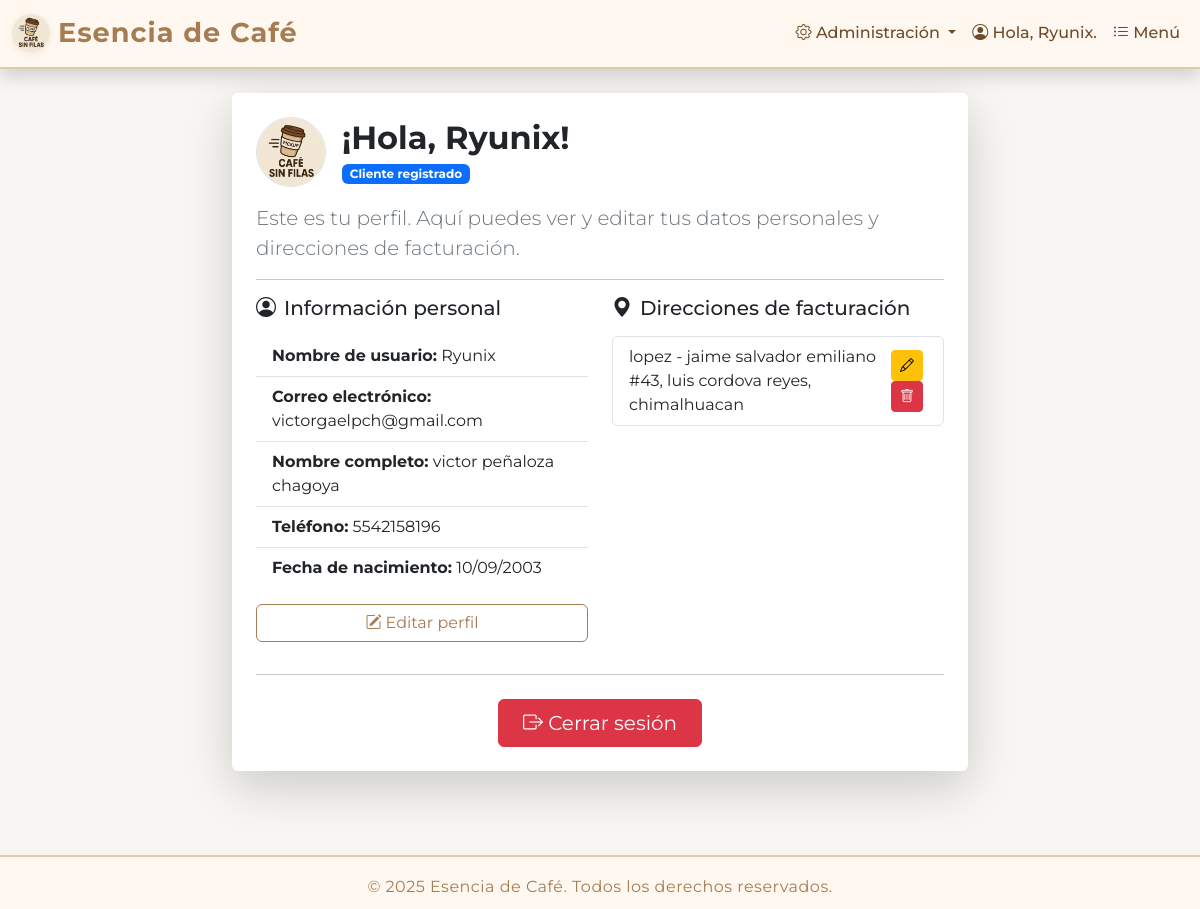
The page /perfil/ (signed in) on the database its author committed.
### pedido/models.py (models this page shows, shortened)
class PerfilUsuario(models.Model):
    user = models.OneToOneField(
        User, on_delete=models.CASCADE, related_name='perfil')
    nombre_usuario = models.CharField(max_length=50, default='')
    apellido_pat_usuario = models.CharField(max_length=50)
    apellido_mat_usuario = models.CharField(max_length=50)
    estado_cuenta_usuario = models.CharField(max_length=20)
    estado_notificaciones = models.BooleanField(default=True)
    telefono = models.CharField(max_length=15)
    fecha_registro = models.DateTimeField(auto_now_add=True)
    fecha_nacimiento = models.DateField(null=True, blank=True)
    puntos = models.PositiveIntegerField(default=0)
    id_gestor_pagos_online = models.CharField(
        max_length=100, blank=True)

### perfil/models.py (models this page shows)
class DireccionFacturacion(models.Model):
    usuario = models.ForeignKey(
        User, on_delete=models.CASCADE, related_name='direcciones_facturacion')
    razon_social = models.CharField("Razón social", max_length=100)
    rfc = models.CharField("RFC", max_length=13)
    calle = models.CharField("Calle", max_length=100)
    numero_exterior = models.CharField("Número exterior", max_length=10)
    numero_interior = models.CharField(
        "Número interior", max_length=10, blank=True, null=True)
    colonia = models.CharField(max_length=50)
    municipio = models.CharField(max_length=50)
    estado = models.CharField(max_length=50)
    pais = models.CharField(max_length=50, default='México')
    cp = models.CharField("Código Postal", max_length=10)
    telefono_facturacion = models.CharField(
        "Teléfono de facturación", max_length=15)
    def __str__(self):
        return f'{self.razon_social} - {self.calle} #{self.numero_exterior}, {self.colonia}, {self.municipio}'

### perfil/views.py (the view)
# urls.py: path('perfil/', views.ver_perfil, name='ver_perfil'),
@login_required
def ver_perfil(request):
    direcciones = request.user.direcciones_facturacion.all()
    perfil = request.user.perfil
    return render(request, 'perfil/perfil.html', {
        'perfil': perfil,
        'direcciones': direcciones
    })

### SisWebCafe/context_processors.py (called while the page is built)
def es_gerente(request):
    if request.user.is_authenticated:
        return {'es_gerente': request.user.groups.filter(name='Gerente').exists()}
    return {'es_gerente': False}

### templates/perfil/perfil.html (shortened to what this page needs)
{% extends "Principal/base.html" %}
{% load static %}
{% block content %}
<div class="row justify-content-center">
  <div class="col-lg-8">
    <div class="bg-white p-4 rounded shadow-lg mb-4">
      <div class="d-flex align-items-center mb-3">
        <img src="{% static 'img/logo.jpg' %}" alt="Avatar" width="70" height="70" class="rounded-circle me-3 border" style="object-fit:cover;">
        <div class="text-start">
          <h2 class="fw-bold text-dark mb-1">¡Hola, {{ user.username }}!</h2>
          <span class="badge bg-primary text-white">Cliente registrado</span>
        </div>
      </div>
      <p class="lead text-secondary mb-3">
        Este es tu perfil. Aquí puedes ver y editar tus datos personales y direcciones de facturación.
      </p>
      <hr>
      <div class="row">
        <div class="col-md-6 mb-3">
          <h5 class="text-dark mb-3"><i class="bi bi-person-circle me-2"></i>Información personal</h5>
          <ul class="list-group list-group-flush">
            <li class="list-group-item"><strong>Nombre de usuario:</strong> {{ user.username }}</li>
            <li class="list-group-item"><strong>Correo electrónico:</strong> {{ user.email }}</li>
            <li class="list-group-item">
              <strong>Nombre completo:</strong>
              {{ perfil.nombre_usuario }} {{ perfil.apellido_pat_usuario }} {{ perfil.apellido_mat_usuario }}
            </li>
            <li class="list-group-item"><strong>Teléfono:</strong> {{ perfil.telefono }}</li>
            <li class="list-group-item"><strong>Fecha de nacimiento:</strong> {{ perfil.fecha_nacimiento|date:"d/m/Y" }}</li>
          </ul>
          <a href="{% url 'editar_perfil' %}" class="btn btn-outline-primary mt-3 w-100">
            <i class="bi bi-pencil-square"></i> Editar perfil
          </a>
        </div>
        <div class="col-md-6 mb-3">
          <h5 class="text-dark mb-3"><i class="bi bi-geo-alt-fill me-2"></i>Direcciones de facturación</h5>
          <ul class="list-group mb-2">
            {% for direccion in direcciones %}
            <li class="list-group-item d-flex justify-content-between align-items-center">
              <span>{{ direccion }}</span>
              <span>
                <a href="{% url 'editar_direccion' direccion.id %}" class="btn btn-sm btn-warning me-1" title="Editar"><i class="bi bi-pencil"></i></a>
                <a href="{% url 'eliminar_direccion' direccion.id %}" class="btn btn-sm btn-danger" title="Eliminar"><i class="bi bi-trash"></i></a>
              </span>
            </li>
            {% empty %}
            <li class="list-group-item text-muted">No tienes direcciones agregadas.</li>
            {% endfor %}
          </ul>
        </div>
      </div>
      <hr>
      <form action="/logout/" method="POST" class="text-center mt-4">
        <button type="submit" class="btn btn-danger px-4 py-2 fs-5">
          <i class="bi bi-box-arrow-right"></i> Cerrar sesión
        </button>
      </form>
    </div>
  </div>
</div>
{% endblock %}

### templates/Principal/base.html (shortened to what this page needs)
{% load static %}
<!DOCTYPE html>
<html lang="es">
  <head>
    <link
      href="https://cdn.jsdelivr.net/npm/bootstrap@5.3.0/dist/css/bootstrap.min.css"
      rel="stylesheet"
    />
    <link href="https://cdn.jsdelivr.net/npm/bootstrap-icons@1.11.3/font/bootstrap-icons.min.css" rel="stylesheet">
  </head>
  <body>
    {% if user.is_authenticated and user.is_staff %}
      <nav class="navbar navbar-light shadow sticky-top">
        <div class="container-fluid">
          <span class="navbar-brand mb-0 h1"><i class="bi bi-cash-register"></i> Panel de Caja</span>
          <a class="btn btn-outline-danger" href="{% url 'logout' %}"><i class="bi bi-box-arrow-right"></i> Cerrar sesión</a>
        </div>
      </nav>
    {% else %}
      <nav class="navbar navbar-expand-lg shadow sticky-top">
        <div class="container-fluid">
          <a class="navbar-brand d-flex align-items-center" href="/">
            <img src="{% static 'img/logo.jpg' %}" alt="Logo" width="38" class="me-2">
            Esencia de Café
          </a>
          <div class="collapse navbar-collapse" id="navbarNav">
            <ul class="navbar-nav ms-auto align-items-center">
              {% if es_gerente %}
              <li class="nav-item dropdown">
                <a
                  class="nav-link dropdown-toggle"
                  href="#"
                  id="adminDropdown"
                  role="button"
                  data-bs-toggle="dropdown"
                  aria-expanded="false"
                >
                  <i class="bi bi-gear"></i> Administración
                </a>
              </li>
              <li class="nav-item">
                <a class="nav-link" href="/perfil"><i class="bi bi-person-circle"></i> Hola, {{user.username}}.</a>
              </li>
              <li class="nav-item">
                <a class="nav-link" href="/productos"><i class="bi bi-list-ul"></i> Menú</a>
              </li>
              {% endif %}
            </ul>
          </div>
        </div>
      </nav>
    {% endif %}
    <div class="container mt-4">{% block content %} {% endblock %}</div>
    <footer>
      <div>
        <span>&copy; {{ now|default:2025 }} Esencia de Café. Todos los derechos reservados.</span>
      </div>
    </footer>
  </body>
</html>

### templates/Principal/base.html (style rules this page uses)
:root { --cafe-oscuro: #6d4c2b; --cafe-medio: #a67c52; --cafe-claro: #fff8f0; --cafe-dorado: #e0c9a6; --cafe-acento: #d2691e; --cafe-blanco: #f7f6f3; }
body { font-family: 'Montserrat', Arial, sans-serif; background: var(--cafe-blanco); }
.navbar { background: var(--cafe-claro) !important; border-bottom: 2px solid var(--cafe-dorado); box-shadow: 0 2px 8px rgba(166,124,82,0.07); }
.navbar-brand { font-weight: 700; color: var(--cafe-medio) !important; letter-spacing: 1px; font-size: 1.7rem; }
.nav-link { color: var(--cafe-oscuro) !important; font-weight: 500; transition: color 0.2s; }
.btn-outline-primary, .btn-outline-brown { background: transparent; color: var(--cafe-medio); border-color: var(--cafe-medio); }
footer { background: var(--cafe-claro); color: var(--cafe-medio); text-align: center; padding: 18px 0 10px 0; border-top: 2px solid var(--cafe-dorado); margin-top: 60px; font-size: 1rem; letter-spacing: 0.5px; }
.navbar-brand img { border-radius: 50%; box-shadow: 0 2px 6px rgba(166,124,82,0.13); }

### rows shown on the page
PerfilUsuario: nombre_usuario "victor", apellido_pat_usuario "peñaloza", apellido_mat_usuario "chagoya", telefono "5542158196", fecha_nacimiento "10/09/2003"
DireccionFacturacion: razon_social+calle+numero_exterior "lopez - jaime salvador emiliano #43, luis cordova reyes, chimalhuacan"

### other values the page prints
{{ user.username }} "Ryunix"
{{ user.email }} "victorgaelpch@gmail.com"
{{ now|default:2025 }} "2025"
